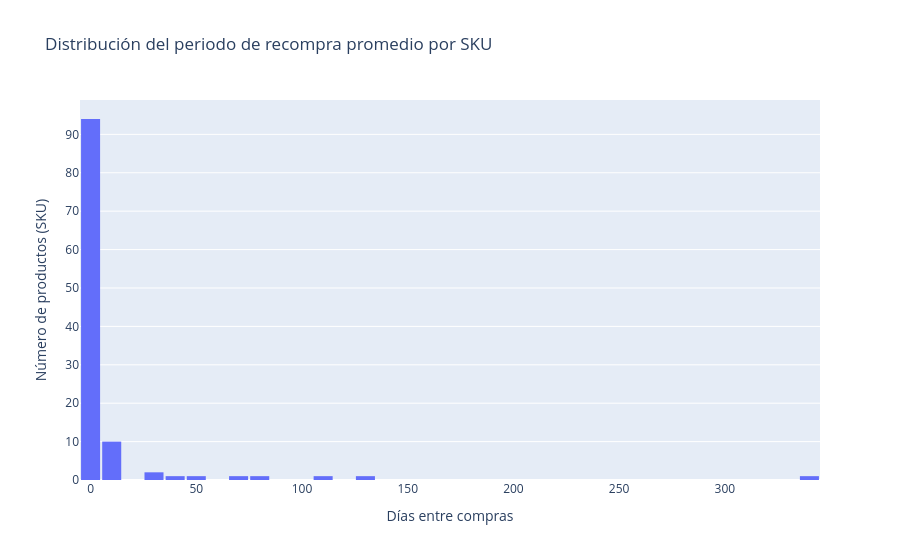

Notebook cell for this chart:
### Code cell
fig = px.histogram(
    recompra_promedio,
    x="periodo_recompra_promedio",
    nbins=40,  # ajusta el número de bins según distribución
    title="Distribución del periodo de recompra promedio por SKU",
    labels={"periodo_recompra_promedio": "Periodo de recompra promedio (días)"}
)

fig.update_layout(
    bargap=0.1,
    xaxis_title="Días entre compras",
    yaxis_title="Número de productos (SKU)"
)

fig.show()

### Figure 1 — Plotly figure (JSON) as saved in the notebook; plotly's stock layout.template omitted (floating-point values rounded to 4 significant figures)
{"data": [{"bingroup": "x", "hovertemplate": "Periodo de recompra promedio (días)=%{x}<br>count=%{y}<extra></extra>", "legendgroup": "", "marker": {"color": "#636efa", "pattern": {"shape": ""}}, "name": "", "nbinsx": 40, "orientation": "v", "showlegend": false, "type": "histogram", "x": [0.6237, 0.2777, 112.5, 0.01668, 0.009702, 0.04018, 0.7324, 0.06153, 0.5, 0.3235, 0.01325, 1.116, 0.1171, 0.02899, 0.8256, 0.4299, 0.04902, 0.3386, 0.05295, 0.1156, 0.4461, 2.702, 2.158, 7.091, 0.06926, 0.251, 0.08506, 14.88, 14.08, 132.0, 14.75, 53.0, 6.333, 0.144, 1.293, 0.04216, 76.0, 0.5348, 0.3704, 0.2119, 0.1503, 0.404, 0.1731, 0.03222, 0.1896, 0.7761, 0.6875, 31.71, 3.717, 3.235, 2.635, 0.9599, 343.0, 0.9897, 3.638, 30.18, 0.2421, 13.95, 71.33, 2.349, 0.7326, 1.115, 0.122, 0.8955, 4.439, 5.417, 7.118, 1.5, 0.125, 0.2034, 0.01846, 0.02123, 11.16, 0.2551, NaN, 0.2191, 0.1344, 3.875, 0.1711, 0.374, 1.048, 0.1179, 0.07273, 0.2264, 0.9027, 0.07578, 5.82, 0.02455, 0.2373, 0.1658, 0.0491, 0.05167, 0.07815, 0.3523, 0.4633, 41.4, 0.4257, 1.472, 0.0866, 1.254, 0.3193, 0.2087, 0.3846, 0.04755, 0.2844, 0.1498, 0.02155, 0.1111, 0.186, 0.09494, 0.2733, 0.01551, 0.3488, 0.9286], "xaxis": "x", "yaxis": "y"}], "layout": {"bargap": 0.1, "barmode": "relative", "legend": {"tracegroupgap": 0}, "title": {"text": "Distribución del periodo de recompra promedio por SKU"}, "xaxis": {"anchor": "y", "domain": [0, 1], "title": {"text": "Días entre compras"}}, "yaxis": {"anchor": "x", "domain": [0, 1], "title": {"text": "Número de productos (SKU)"}}}}
